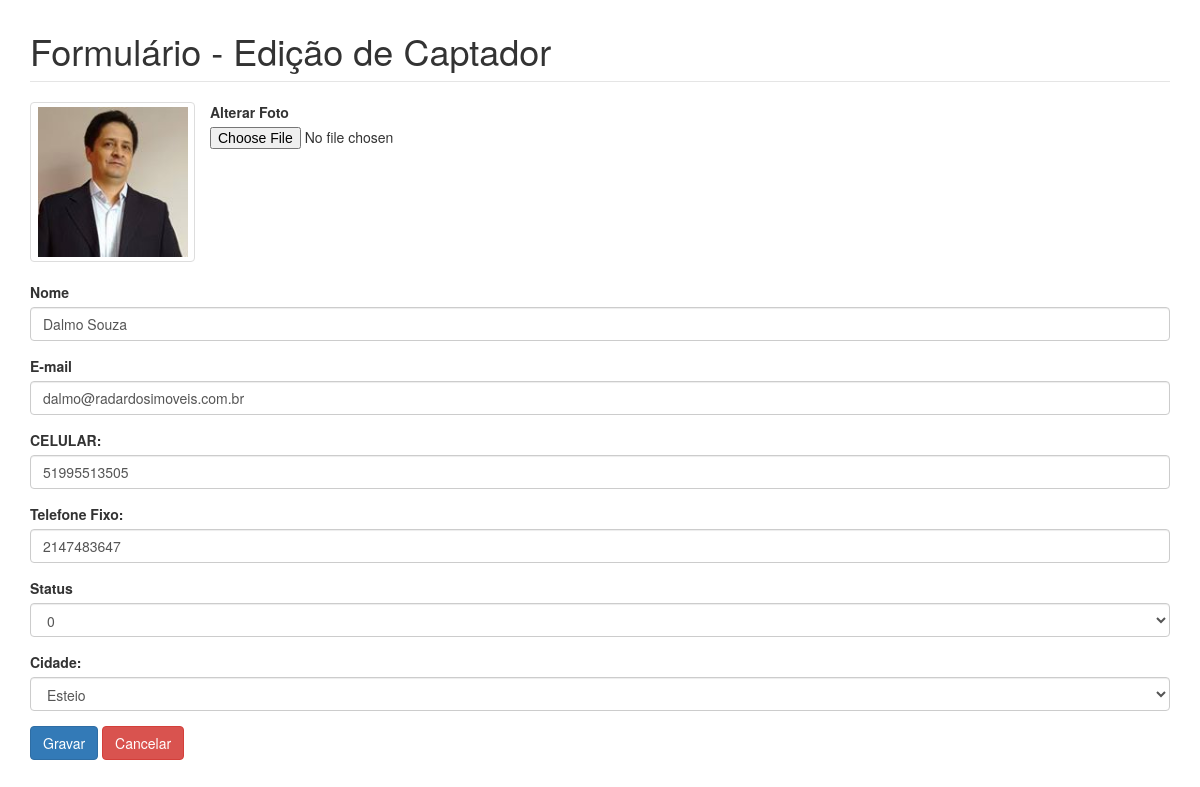
/captador/editar.php?idcap=3 (signed in), run on the app's committed database.
### tables this page shows
CREATE TABLE IF NOT EXISTS `captador` (
  `idcap` int(11) NOT NULL,
  `nomecap` varchar(150) DEFAULT NULL,
  `email` varchar(200) DEFAULT NULL,
  `fonecel` bigint(15) DEFAULT NULL,
  `foneres` int(15) DEFAULT NULL,
  `status` int(1) DEFAULT NULL,
  `cidade` varchar(100) DEFAULT NULL,
  `foto` varchar(200) DEFAULT NULL
);

### captador/editar.php (the view, shortened to what this page needs)
<?php
$idcap = (isset($_GET['idcap'])) ? $_GET['idcap'] : '';
if (!empty($idcap) && is_numeric($idcap)):
	$conexao = conexao::getInstance();
	$sql = 'SELECT * FROM captador WHERE idcap = :idcap';
	$stm = $conexao->prepare($sql);
	$stm->bindValue(':idcap', $idcap);
	$stm->execute();
	$cliente = $stm->fetch(PDO::FETCH_OBJ);
endif;
?>
<!DOCTYPE html>
<html>
<head>
	<link rel="stylesheet" type="text/css" href="css/bootstrap.min.css">
	<link rel="stylesheet" type="text/css" href="css/custom.css">
</head>
<body>
	<div class='container'>
		<fieldset>
			<legend><h1>Formulário - Edição de Captador</h1></legend>
			<?php if(empty($cliente)):?>
				<h3 class="text-center text-danger">Captador não encontrado!</h3>
			<?php else: ?>
				<form action="action_cliente.php" method="post" id='form-contato' enctype='multipart/form-data'>
					<div class="row">
						<label for="nome">Alterar Foto</label>
				      	<div class="col-md-2">
						    <a href="#" class="thumbnail">
						      <img src="fotos/<?=$cliente->foto?>" height="190" width="150" id="foto-cliente">
						    </a>
					  	</div>
					  	<input type="file" name="foto" id="foto" value="foto" >
				  	</div>
				    <div class="form-group">
				      <label for="nome">Nome</label>
				      <input type="text" class="form-control" id="nome" name="nome" value="<?=$cliente->nomecap?>" placeholder="Infome o Nome">
				    </div>
				    <div class="form-group">
				      <label for="email">E-mail</label>
				      <input type="email" class="form-control" id="email" name="email" value="<?=$cliente->email?>" placeholder="Informe o E-mail">
				    </div>
				    <div class="form-group">
				      <label for="fonececel">CELULAR:</label>
				      <input type="text" class="form-control" id="celular" maxlength="14" name="celular" value="<?=$cliente->fonecel?>" placeholder="Informe o Celular">
				    </div>
					 <div class="form-group">
				      <label for="foneres">Telefone Fixo:</label>
				      <input type="text" class="form-control" id="telefone" maxlength="14" name="telefone" value="<?=$cliente->foneres?>" placeholder="Informe o Telefone Fixo">
				    </div>
				    <div class="form-group">
				      <label for="status">Status</label>
				      <select class="form-control" name="status" id="status">
					    <option value="<?=$cliente->status?>"><?=$cliente->status?></option>
					  </select>
				    </div>
				<div class="form-group">
					<label for="tipo">Cidade:</label>
						<select name="cidade" class="form-control" id="cidade">
							  <option value = "<?=$cliente->cidade?>"><?=$cliente->cidade?></option>;
						</select>
				</div>
				    <button type="submit" class="btn btn-primary" id='botao'>
				      Gravar
				    </button>
				    <a href='index.php' class="btn btn-danger">Cancelar</a>
				</form>
			<?php endif; ?>
		</fieldset>
	</div>
</body>
</html>

### captador/css/custom.css (style rules this page uses)
fieldset { margin:1% auto; }

### data on the page
captador: foto (picture), nome "Dalmo Souza", email "dalmo@radardosimoveis.com.br", celular "51995513505", telefone "2147483647", status "0", cidade "Esteio"
